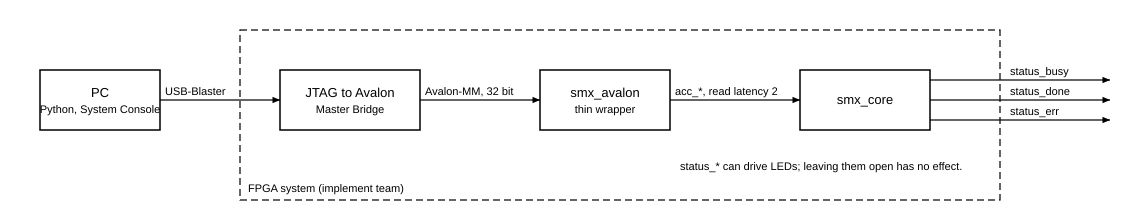

Write Python code to recreate this figure.
"""System around the core: PC, JTAG master, wrapper, core. Run: python3 docs/spec/fig/smx_system.py"""
from schematic import Sheet

s = Sheet("smx_system", 1130, 220)
s.boundary(240, 30, 760, 170, "FPGA system (implement team)")
s.box(40, 70, 120, 60, "PC", "Python, System Console")
s.box(280, 70, 140, 60, "JTAG to Avalon", "Master Bridge")
s.box(540, 70, 130, 60, "smx_avalon", "thin wrapper")
s.box(800, 70, 130, 60, "smx_core")
s.wire([(160, 100), (280, 100)], "USB-Blaster")
s.wire([(420, 100), (540, 100)], "Avalon-MM, 32 bit")
s.wire([(670, 100), (800, 100)], "acc_*, read latency 2")
s.wire([(930, 80), (1110, 80)], "status_busy", lx=1010, port=True)
s.wire([(930, 100), (1110, 100)], "status_done", lx=1010, port=True)
s.wire([(930, 120), (1110, 120)], "status_err", lx=1010, port=True)
s.note(680, 170, "status_* can drive LEDs; leaving them open has no effect.")
s.save(__file__)
